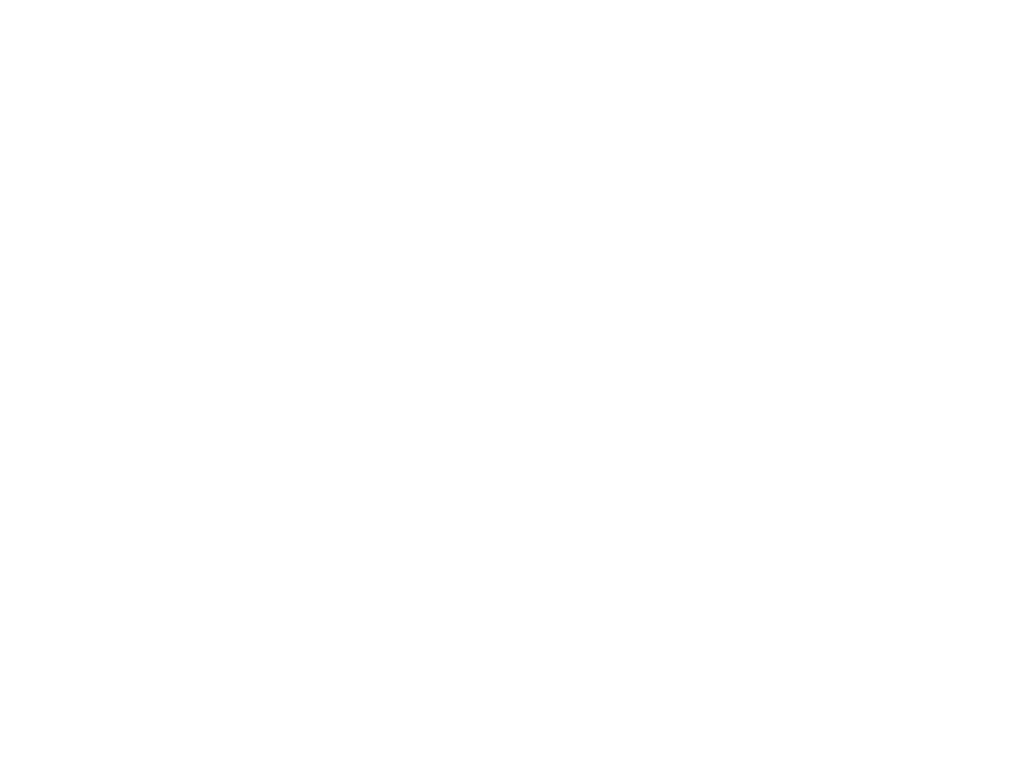
Frame 1 (no input)
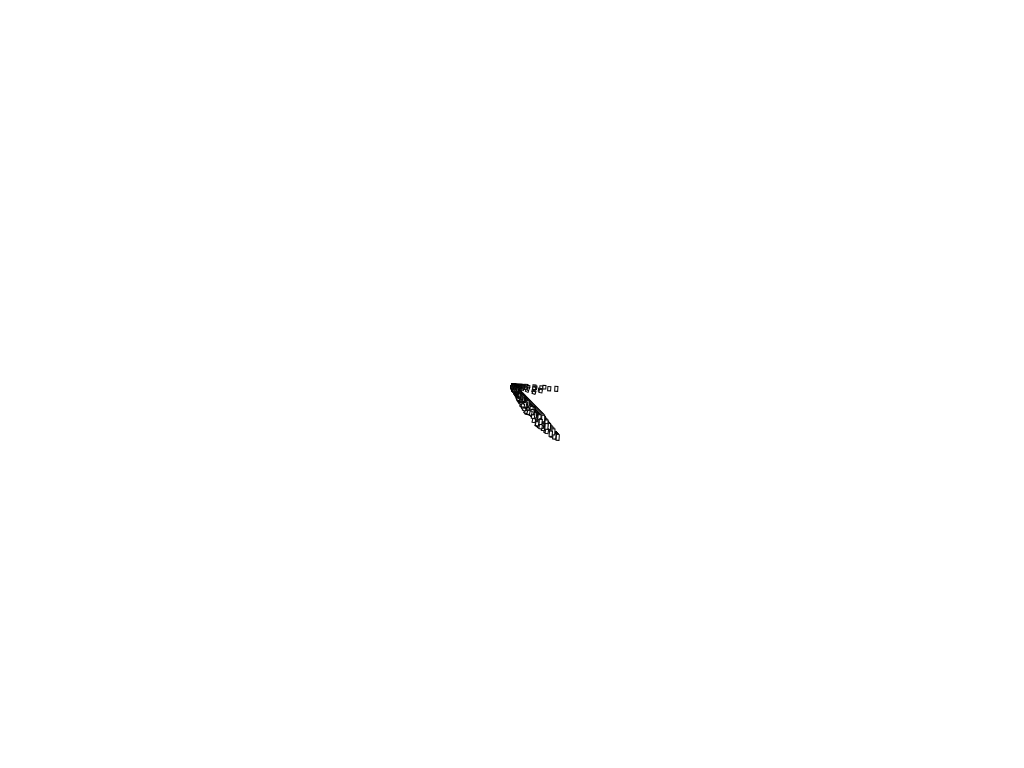
Frame 60 (no input)
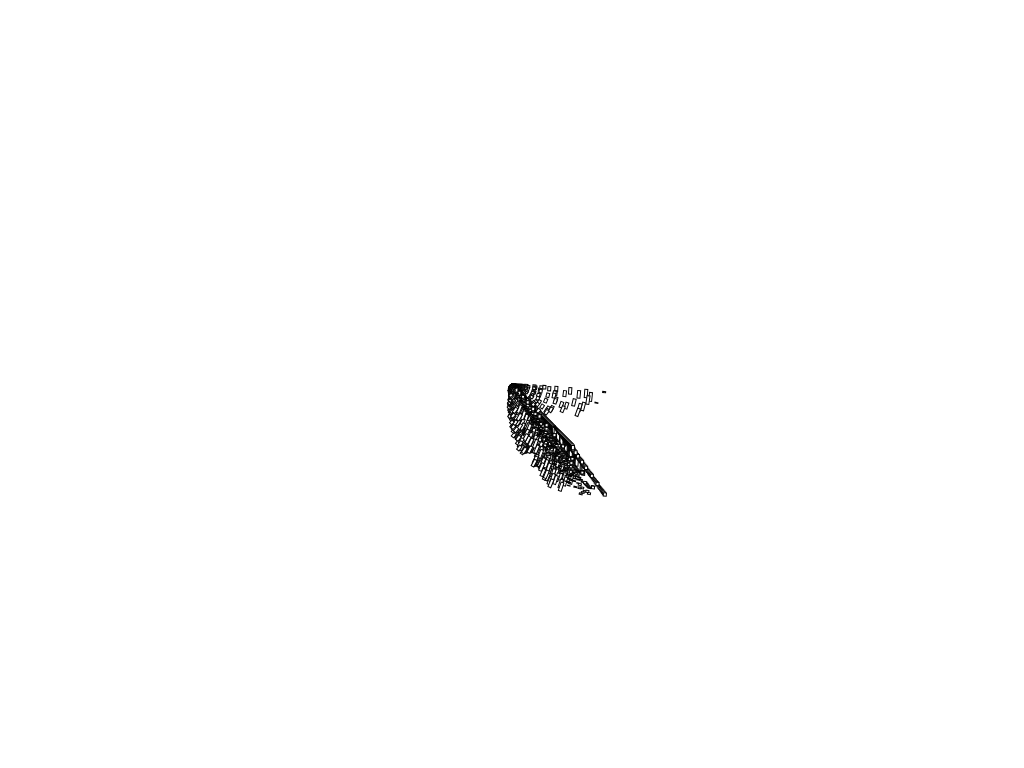
Frame 120 (the mouse pressed at the canvas centre since frame 60)

The p5.js sketch that drew these frames (run headless with seeded random() and noise() and a simulated clock; from frame 60 on, the mouse is pressed at the canvas centre):

// p5.js sketch
// ── sketch.js
/* DM3008 Generative Art, Ashley Hi 2026
 * Week 3 - Modulo
 * Assigment Example 
*/

//j=0;function setup(){createCanvas(1024,768)}function draw(){translate(512,384);i=frameCount;while(i-->1){rect(j++%i,j%i,3,i/9%9);rotate(0.009)}}

j = 0;

function setup() {
    createCanvas(1024,768)
}

function draw() {
    translate(512,384); // starts drawing the rects from approximately the centre of the canvas
                        // works effectively with the curve pattern and rotate function to achieve a fanned spiral effect
    
    i = frameCount;     // frameCount is key in what animates the drawing 
    
    while (i-- > 1) {   // while loop checks for condition of > 1 before decrementing i and entering the loop
                        // together with i = framecount, the counting looks a bit like this visually
                        //          frameCount
                        //      --------------------->  
                        // i =  1   2   3   4   5   6   ^
                        //          1   2   3   4   5   |   
                        //              1   2   3   4   |   while (i-- > 1)
                        //                  1   2   3   |  
                        //                      1   2   |
                        //                          1   |

        rect(
            j++%i,      // j increments by 1 every loop and is hence an increasing sequence  
                        // i decrements by 1 every loop and is hence a decreasing sequence
                        // this is an interesting pairing to compare because
                        // when j < i, j++%i = j: as j increases steadily, a nice stacking effect is achieved
                        // when j = i, j++%i = 0: reverts back to drawing rect at origin
                        // when j > i, j++%i =    effects of modulo truly kicks in, 
                        // creates a decreasing alternating series which oscillates from 0 to a decreasing x value
                        // looks like:   0                     x
                        //               ---------------------->
                        //               ----------------->
                        //               --------->
                        //               --->
            
            j%i,        // works the same way as j++%1 except j is always one frame count less than j++%1 as it does not increment
                        // i.e. j++%i = 1, 3, 5, 7 and j%i = 0, 2, 4, 6
                        // this means that the x and y position of the rect is always offset by 1 
                        // this allows a similar but non-proportional relation so curves can be drawn instead of diagonal lines
            
                        // most rects follow the same general curve pattern apart from a few outlying points which go off a different tangent
                        // this arises due to the offset in which j%1 would achieve a modulo of 0 before j++%i as j < j++
                        // causes the x and y values to have a huge divergence and deviate from the stable curve pattern
            
                        // minor deviation creates visual interest as it varies the texture the sketch creates

            3,          // width of rect stays constantly at 3 so the rects drawn stays a small size
            
            i/9%9       // height of rect varies between values (min)0.111... to (max)8.888... in steps of 0.111...
                        // 1. this is because of i/9 (i.e. if i = 1, i/9 = 0.111..., if i = 2, i/9 = 0.222..., etc)
                        // 2. and also because of %9 which counts from 0 to 8 before resetting to 0
                        // since this cycles through 0-8 and i ∈ [0, 8], the width would hence inrement by 0.111... to 8.888... in 81 counts before resetting and counting again
                        // this allows for the size of the rect to grow and shrink in cycles of 81 frames 
        ); 
                                   
        rotate(0.009)   // rotates every rect drawn by 0.009 radians 
                        // gives the overlapping rects a clearer stacking effect by having more visible corners due to rotation
                        // also emphasises the curve profile and spiral effect as mentioned
    }
}

/*
I think the most interesting thing about this tweet is how it combines various mathematical algorithms which produce similar effects. The method of counting to a certain number before resetting is evident in 1. the i = frameCount and while (i-- > 1) commands, and 2. the j++%i, j%i, and i/9%9 commands. This draws a parallel between loops and modulos in the way they produce conceptually similar results despite being different operations. Having modulos within loops hence are almost like having nested loops though I suppose using modulos would allow the code to technically be more robust and efficient. 
*/
